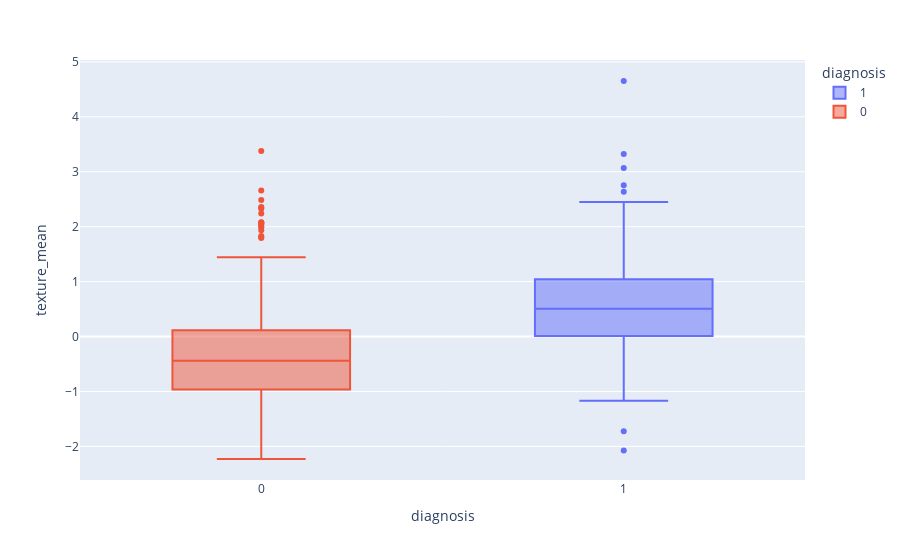

Write notebook code for a chart like this one.
### Code cell
# Box plot of texture_mean by diagnosis
px.box(df_cleaned, x="diagnosis", y="texture_mean", color="diagnosis")

### Figure 1 — Plotly figure (JSON) as saved in the notebook; plotly's stock layout.template omitted (floating-point values rounded to 4 significant figures; data arrays with more than 128 entries replaced by an {"elided": "..."} marker saying what was removed)
{"data": [{"alignmentgroup": "True", "hovertemplate": "diagnosis=%{x}<br>texture_mean=%{y}<extra></extra>", "legendgroup": "1", "marker": {"color": "#636efa"}, "name": "1", "notched": false, "offsetgroup": "1", "orientation": "v", "showlegend": true, "type": "box", "x": {"elided": "212 int values"}, "x0": " ", "xaxis": "x", "y": {"elided": "212 float values"}, "y0": " ", "yaxis": "y"}, {"alignmentgroup": "True", "hovertemplate": "diagnosis=%{x}<br>texture_mean=%{y}<extra></extra>", "legendgroup": "0", "marker": {"color": "#EF553B"}, "name": "0", "notched": false, "offsetgroup": "0", "orientation": "v", "showlegend": true, "type": "box", "x": {"elided": "357 int values"}, "x0": " ", "xaxis": "x", "y": {"elided": "357 float values"}, "y0": " ", "yaxis": "y"}], "layout": {"boxmode": "overlay", "legend": {"title": {"text": "diagnosis"}, "tracegroupgap": 0}, "margin": {"t": 60}, "xaxis": {"anchor": "y", "categoryarray": [1, 0], "categoryorder": "array", "domain": [0, 1], "title": {"text": "diagnosis"}}, "yaxis": {"anchor": "x", "domain": [0, 1], "title": {"text": "texture_mean"}}}}
